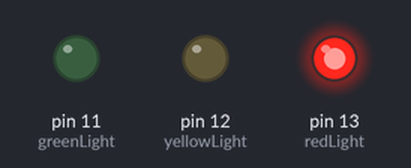
This sketch was run on a simulated Arduino Uno, built with avr-gcc and run on an emulated ATmega328P. Shown: output pins drawn as LEDs (lit = HIGH).

Above: at 2.5 s.
At 9.5 s:
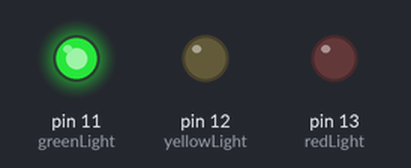
At 13.0 s:
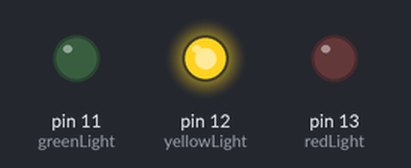
Timing chart, 0 to 18.2 s (numbered marks = the images above):
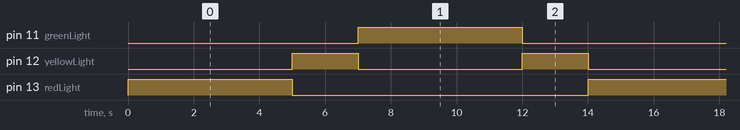

Measured:
- by itself, pin 11 (greenLight), pin 13 (redLight): alternates HIGH for 5.0 s and LOW for 9.0 s
- by itself, pin 12 (yellowLight): alternates HIGH for 2.0 s and LOW for 5.0 s
- by itself, everything shown: repeats every 14.0 s, in 4 steps

The sketch:

traffic.ino.ino
```cpp
// to access the simulation please open this link :  https://www.tinkercad.com/things/9MGnGD1RVbP/editel?sharecode=FBLZ6-X5p1bIYLAIodzW23DC4s_H9cv04zhVrYhaWCk

int redLight = 13;
int yellowLight = 12;
int greenLight = 11;
int flag = 0;

void setup() {

  pinMode(redLight, OUTPUT);
  pinMode(yellowLight, OUTPUT);
  pinMode(greenLight, OUTPUT);
}

void loop() {

  switch (flag) {
    case 0: // Red Light
      digitalWrite(redLight, HIGH);
      digitalWrite(yellowLight, LOW);
      digitalWrite(greenLight, LOW);
      delay(5000);
      flag = 1;
      break;

    case 1: // Yellow Light (after Red)
      digitalWrite(redLight, LOW);
      digitalWrite(yellowLight, HIGH);
      digitalWrite(greenLight, LOW);
      delay(2000);
      flag = 2;
      break;

    case 2: // Green Light
      digitalWrite(redLight, LOW);
      digitalWrite(yellowLight, LOW);
      digitalWrite(greenLight, HIGH);
      delay(5000);
      flag = 3;
      break;

    case 3: // Yellow Light (after Green)
      digitalWrite(redLight, LOW);
      digitalWrite(yellowLight, HIGH);
      digitalWrite(greenLight, LOW);
      delay(2000);
      flag = 0;
      break;
  }
}
```
